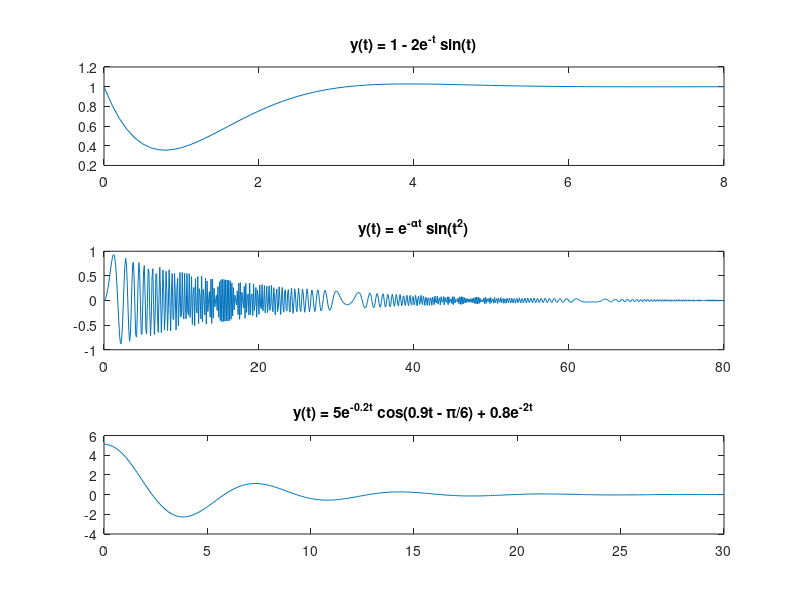

Source code (MATLAB):
t1 = 0:0.1:8;
t2 = 0:0.1:80;
t3 = 0:0.1:30;
alpha = 0.055;

figure;
subplot(3,1,1);
plot(t1, 1 - 2*exp(-t1).*sin(t1));
title('y(t) = 1 - 2e^{-t} sin(t)');

subplot(3,1,2);
plot(t2, exp(-alpha*t2).*sin(t2.^2));
title('y(t) = e^{-αt} sin(t^2)');

subplot(3,1,3);
plot(t3, 5*exp(-0.2*t3).*cos(0.9*t3 - pi/6) + 0.8*exp(-2*t3));
title('y(t) = 5e^{-0.2t} cos(0.9t - π/6) + 0.8e^{-2t}');
